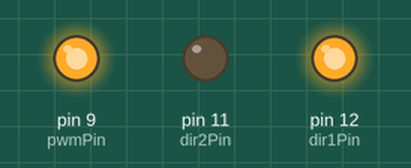
Recording of a sketch running on a simulated Arduino Uno, built with avr-gcc and run on an emulated ATmega328P. Shown: output pins drawn as LEDs (lit = HIGH).

Above: at 0.1 s.
Timing chart, 0 to 1.6 s (numbered marks = the images above):
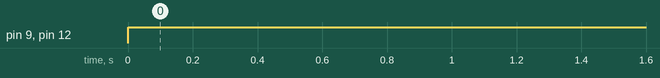

Measured:
- by itself, pin 9 (pwmPin), pin 12 (dir1Pin): LOW → HIGH at 0.00 s

The sketch:

H-Bridge.ino
```cpp
const int pwmPin = 9;
const int dir1Pin = 12;
const int dir2Pin = 11;

void setup() {
pinMode (pwmPin, OUTPUT);
pinMode (dir1Pin, OUTPUT);
pinMode (dir2Pin, OUTPUT);
}

void loop() {
  // put your main code here, to run repeatedly:
 digitalWrite(dir1Pin, HIGH);
     digitalWrite(dir2Pin, LOW);
     analogWrite(pwmPin, 255);
     delay(1000);
}
```
